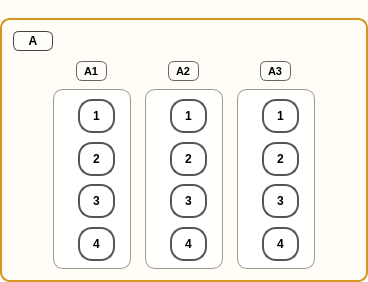
                          <widget class="QGroupBox" name="groupZoneA">
                           <property name="sizePolicy">
                            <sizepolicy hsizetype="Expanding" vsizetype="Preferred">
                             <horstretch>0</horstretch>
                             <verstretch>0</verstretch>
                            </sizepolicy>
                           </property>
                           <property name="styleSheet">
                            <string>QGroupBox{border:2px solid #d29922;border-radius:10px;margin-top:18px;background:#fffdf5;}QGroupBox::title{subcontrol-origin:margin;left:12px;top:6px;padding:0 6px;font-weight:700;}</string>
                           </property>
                           <property name="text" stdset="0">
                            <string>냉동고 A</string>
                           </property>
                           <layout class="QVBoxLayout" name="vboxZoneA">
                            <property name="spacing">
                             <number>10</number>
                            </property>
                            <item>
                             <widget class="QLabel" name="labelZone_A">
                              <property name="sizePolicy">
                               <sizepolicy hsizetype="Fixed" vsizetype="Fixed">
                                <horstretch>0</horstretch>
                                <verstretch>0</verstretch>
                               </sizepolicy>
                              </property>
                              <property name="minimumSize">
                               <size>
                                <width>24</width>
                                <height>20</height>
                               </size>
                              </property>
                              <property name="maximumSize">
                               <size>
                                <width>40</width>
                                <height>22</height>
                               </size>
                              </property>
                              <property name="styleSheet">
                               <string>QLabel{border:1px solid #444;border-radius:6px;padding:2px 6px;font-weight:700;font-size:12px;background:rgba(255,255,255,0.6);}</string>
                              </property>
                              <property name="text">
                               <string>A</string>
                              </property>
                              <property name="alignment">
                               <set>Qt::AlignCenter</set>
                              </property>
                             </widget>
                            </item>
                            <item>
                             <layout class="QHBoxLayout" name="hboxZoneA">
                              <property name="spacing">
                               <number>14</number>
                              </property>
                              <item>
                               <spacer name="hboxZoneA_spacer_left">
                                <property name="orientation">
                                 <enum>Qt::Horizontal</enum>
                                </property>
                                <property name="sizeType">
                                 <enum>QSizePolicy::Expanding</enum>
                                </property>
                                <property name="sizeHint" stdset="0">
                                 <size>
                                  <width>40</width>
                                  <height>20</height>
                                 </size>
                                </property>
                               </spacer>
                              </item>
                              <item>
                               <layout class="QVBoxLayout" name="vbox_container_A_a1">
                                <property name="spacing">
                                 <number>8</number>
                                </property>
                                <item alignment="Qt::AlignHCenter">
                                 <widget class="QLabel" name="labelRack_A1">
                                  <property name="sizePolicy">
                                   <sizepolicy hsizetype="Fixed" vsizetype="Fixed">
                                    <horstretch>0</horstretch>
                                    <verstretch>0</verstretch>
                                   </sizepolicy>
                                  </property>
                                  <property name="minimumSize">
                                   <size>
                                    <width>28</width>
                                    <height>20</height>
                                   </size>
                                  </property>
                                  <property name="maximumSize">
                                   <size>
                                    <width>40</width>
                                    <height>22</height>
                                   </size>
                                  </property>
                                  <property name="styleSheet">
                                   <string>QLabel{border:1px solid #666;border-radius:6px;padding:2px 4px;font-weight:700;font-size:11px;background:rgba(255,255,255,0.6);}</string>
                                  </property>
                                  <property name="text">
                                   <string>A1</string>
                                  </property>
                                 </widget>
                                </item>
                                <item alignment="Qt::AlignHCenter">
                                 <widget class="QFrame" name="frame_A_a1">
                                  <property name="sizePolicy">
                                   <sizepolicy hsizetype="Fixed" vsizetype="Fixed">
                                    <horstretch>0</horstretch>
                                    <verstretch>0</verstretch>
                                   </sizepolicy>
                                  </property>
                                  <property name="minimumSize">
                                   <size>
                                    <width>78</width>
                                    <height>180</height>
                                   </size>
                                  </property>
                                  <property name="maximumSize">
                                   <size>
                                    <width>90</width>
                                    <height>180</height>
                                   </size>
                                  </property>
                                  <property name="styleSheet">
                                   <string>QFrame{border:1px solid #999;border-radius:10px;background:rgba(255,255,255,0.8);padding-left:15px;}</string>
                                  </property>
                                  <property name="frameShape">
                                   <enum>QFrame::NoFrame</enum>
                                  </property>
                                  <layout class="QVBoxLayout" name="verticalLayout_7">
                                   <property name="spacing">
                                    <number>10</number>
                                   </property>
                                   <item>
                                    <widget class="QToolButton" name="tube_A_a1_t1">
                                     <property name="minimumSize">
                                      <size>
                                       <width>34</width>
                                       <height>34</height>
                                      </size>
                                     </property>
                                     <property name="styleSheet">
                                      <string>QToolButton{border:2px solid #555;border-radius:14px;min-width:30px;min-height:30px;font-weight:700;}QToolButton:hover{border-color:#111;}QToolButton:checked{background:#2d89ef;color:#fff;}</string>
                                     </property>
                                     <property name="text">
                                      <string>1</string>
                                     </property>
                                     <property name="checkable">
                                      <bool>true</bool>
                                     </property>
                                     <property name="autoExclusive">
                                      <bool>false</bool>
                                     </property>
                                    </widget>
                                   </item>
                                   <item>
                                    <widget class="QToolButton" name="tube_A_a1_t2">
                                     <property name="minimumSize">
                                      <size>
                                       <width>34</width>
                                       <height>34</height>
                                      </size>
                                     </property>
                                     <property name="styleSheet">
                                      <string>QToolButton{border:2px solid #555;border-radius:14px;min-width:30px;min-height:30px;font-weight:700;}QToolButton:hover{border-color:#111;}QToolButton:checked{background:#2d89ef;color:#fff;}</string>
                                     </property>
                                     <property name="text">
                                      <string>2</string>
                                     </property>
                                     <property name="checkable">
                                      <bool>true</bool>
                                     </property>
                                     <property name="autoExclusive">
                                      <bool>false</bool>
                                     </property>
                                    </widget>
                                   </item>
                                   <item>
                                    <widget class="QToolButton" name="tube_A_a1_t3">
                                     <property name="minimumSize">
                                      <size>
                                       <width>34</width>
                                       <height>34</height>
                                      </size>
                                     </property>
                                     <property name="styleSheet">
                                      <string>QToolButton{border:2px solid #555;border-radius:14px;min-width:30px;min-height:30px;font-weight:700;}QToolButton:hover{border-color:#111;}QToolButton:checked{background:#2d89ef;color:#fff;}</string>
                                     </property>
                                     <property name="text">
                                      <string>3</string>
                                     </property>
                                     <property name="checkable">
                                      <bool>true</bool>
                                     </property>
                                     <property name="autoExclusive">
                                      <bool>false</bool>
                                     </property>
                                    </widget>
                                   </item>
                                   <item>
                                    <widget class="QToolButton" name="tube_A_a1_t4">
                                     <property name="minimumSize">
                                      <size>
                                       <width>34</width>
                                       <height>34</height>
                                      </size>
                                     </property>
                                     <property name="styleSheet">
                                      <string>QToolButton{border:2px solid #555;border-radius:14px;min-width:30px;min-height:30px;font-weight:700;}QToolButton:hover{border-color:#111;}QToolButton:checked{background:#2d89ef;color:#fff;}</string>
                                     </property>
                                     <property name="text">
                                      <string>4</string>
                                     </property>
                                     <property name="checkable">
                                      <bool>true</bool>
                                     </property>
                                     <property name="autoExclusive">
                                      <bool>false</bool>
                                     </property>
                                    </widget>
                                   </item>
                                  </layout>
                                 </widget>
                                </item>
                               </layout>
                              </item>
                              <item>
                               <layout class="QVBoxLayout" name="vbox_container_A_a2">
                                <property name="spacing">
                                 <number>8</number>
                                </property>
                                <item alignment="Qt::AlignHCenter">
                                 <widget class="QLabel" name="labelRack_A2">
                                  <property name="sizePolicy">
                                   <sizepolicy hsizetype="Fixed" vsizetype="Fixed">
                                    <horstretch>0</horstretch>
                                    <verstretch>0</verstretch>
                                   </sizepolicy>
                                  </property>
                                  <property name="minimumSize">
                                   <size>
                                    <width>28</width>
                                    <height>20</height>
                                   </size>
                                  </property>
                                  <property name="maximumSize">
                                   <size>
                                    <width>40</width>
                                    <height>22</height>
                                   </size>
                                  </property>
                                  <property name="styleSheet">
                                   <string>QLabel{border:1px solid #666;border-radius:6px;padding:2px 4px;font-weight:700;font-size:11px;background:rgba(255,255,255,0.6);}</string>
                                  </property>
                                  <property name="text">
                                   <string>A2</string>
                                  </property>
                                 </widget>
                                </item>
                                <item alignment="Qt::AlignHCenter">
                                 <widget class="QFrame" name="frame_A_a2">
                                  <property name="sizePolicy">
                                   <sizepolicy hsizetype="Fixed" vsizetype="Fixed">
                                    <horstretch>0</horstretch>
                                    <verstretch>0</verstretch>
                                   </sizepolicy>
                                  </property>
                                  <property name="minimumSize">
                                   <size>
                                    <width>78</width>
                                    <height>180</height>
                                   </size>
                                  </property>
                                  <property name="maximumSize">
                                   <size>
                                    <width>90</width>
                                    <height>180</height>
                                   </size>
                                  </property>
                                  <property name="styleSheet">
                                   <string>QFrame{border:1px solid #999;border-radius:10px;background:rgba(255,255,255,0.8);padding-left:15px;}</string>
                                  </property>
                                  <property name="frameShape">
                                   <enum>QFrame::NoFrame</enum>
                                  </property>
                                  <layout class="QVBoxLayout" name="vbox_frame_A_a2">
                                   <property name="spacing">
                                    <number>10</number>
                                   </property>
                                   <item>
                                    <widget class="QToolButton" name="tube_A_a2_t1">
                                     <property name="minimumSize">
                                      <size>
                                       <width>34</width>
                                       <height>34</height>
                                      </size>
                                     </property>
                                     <property name="styleSheet">
                                      <string>QToolButton{border:2px solid #555;border-radius:14px;min-width:30px;min-height:30px;font-weight:700;}QToolButton:hover{border-color:#111;}QToolButton:checked{background:#2d89ef;color:#fff;}</string>
                                     </property>
                                     <property name="text">
                                      <string>1</string>
                                     </property>
                                     <property name="checkable">
                                      <bool>true</bool>
                                     </property>
                                     <property name="autoExclusive">
                                      <bool>false</bool>
                                     </property>
                                    </widget>
                                   </item>
                                   <item>
                                    <widget class="QToolButton" name="tube_A_a2_t2">
                                     <property name="minimumSize">
                                      <size>
                                       <width>34</width>
                                       <height>34</height>
                                      </size>
                                     </property>
                                     <property name="styleSheet">
                                      <string>QToolButton{border:2px solid #555;border-radius:14px;min-width:30px;min-height:30px;font-weight:700;}QToolButton:hover{border-color:#111;}QToolButton:checked{background:#2d89ef;color:#fff;}</string>
                                     </property>
                                     <property name="text">
                                      <string>2</string>
                                     </property>
                                     <property name="checkable">
                                      <bool>true</bool>
                                     </property>
                                     <property name="autoExclusive">
                                      <bool>false</bool>
                                     </property>
                                    </widget>
                                   </item>
                                   <item>
                                    <widget class="QToolButton" name="tube_A_a2_t3">
                                     <property name="minimumSize">
                                      <size>
                                       <width>34</width>
                                       <height>34</height>
                                      </size>
                                     </property>
                                     <property name="styleSheet">
                                      <string>QToolButton{border:2px solid #555;border-radius:14px;min-width:30px;min-height:30px;font-weight:700;}QToolButton:hover{border-color:#111;}QToolButton:checked{background:#2d89ef;color:#fff;}</string>
                                     </property>
                                     <property name="text">
                                      <string>3</string>
                                     </property>
                                     <property name="checkable">
                                      <bool>true</bool>
                                     </property>
                                     <property name="autoExclusive">
                                      <bool>false</bool>
                                     </property>
                                    </widget>
                                   </item>
                                   <item>
                                    <widget class="QToolButton" name="tube_A_a2_t4">
                                     <property name="minimumSize">
                                      <size>
                                       <width>34</width>
                                       <height>34</height>
                                      </size>
                                     </property>
                                     <property name="styleSheet">
                                      <string>QToolButton{border:2px solid #555;border-radius:14px;min-width:30px;min-height:30px;font-weight:700;}QToolButton:hover{border-color:#111;}QToolButton:checked{background:#2d89ef;color:#fff;}</string>
                                     </property>
                                     <property name="text">
                                      <string>4</string>
                                     </property>
                                     <property name="checkable">
                                      <bool>true</bool>
                                     </property>
                                     <property name="autoExclusive">
                                      <bool>false</bool>
                                     </property>
                                    </widget>
                                   </item>
                                  </layout>
                                 </widget>
                                </item>
                               </layout>
                              </item>
                              <item>
                               <layout class="QVBoxLayout" name="vbox_container_A_a3">
                                <property name="spacing">
                                 <number>8</number>
                                </property>
                                <item alignment="Qt::AlignHCenter">
                                 <widget class="QLabel" name="labelRack_A3">
                                  <property name="sizePolicy">
                                   <sizepolicy hsizetype="Fixed" vsizetype="Fixed">
                                    <horstretch>0</horstretch>
                                    <verstretch>0</verstretch>
                                   </sizepolicy>
                                  </property>
                                  <property name="minimumSize">
                                   <size>
                                    <width>28</width>
                                    <height>20</height>
                                   </size>
                                  </property>
                                  <property name="maximumSize">
                                   <size>
                                    <width>40</width>
                                    <height>22</height>
                                   </size>
                                  </property>
                                  <property name="styleSheet">
                                   <string>QLabel{border:1px solid #666;border-radius:6px;padding:2px 4px;font-weight:700;font-size:11px;background:rgba(255,255,255,0.6);}</string>
                                  </property>
                                  <property name="text">
                                   <string>A3</string>
                                  </property>
                                 </widget>
                                </item>
                                <item alignment="Qt::AlignHCenter">
                                 <widget class="QFrame" name="frame_A_a3">
                                  <property name="sizePolicy">
                                   <sizepolicy hsizetype="Fixed" vsizetype="Fixed">
                                    <horstretch>0</horstretch>
                                    <verstretch>0</verstretch>
                                   </sizepolicy>
                                  </property>
                                  <property name="minimumSize">
                                   <size>
                                    <width>78</width>
                                    <height>180</height>
                                   </size>
                                  </property>
                                  <property name="maximumSize">
                                   <size>
                                    <width>90</width>
                                    <height>180</height>
                                   </size>
                                  </property>
                                  <property name="styleSheet">
                                   <string>QFrame{border:1px solid #999;border-radius:10px;background:rgba(255,255,255,0.8);padding-left:15px;}</string>
                                  </property>
                                  <property name="frameShape">
                                   <enum>QFrame::NoFrame</enum>
                                  </property>
                                  <layout class="QVBoxLayout" name="vbox_frame_A_a3">
                                   <property name="spacing">
                                    <number>10</number>
                                   </property>
                                   <item>
                                    <widget class="QToolButton" name="tube_A_a3_t1">
                                     <property name="minimumSize">
                                      <size>
                                       <width>34</width>
                                       <height>34</height>
                                      </size>
                                     </property>
                                     <property name="styleSheet">
                                      <string>QToolButton{border:2px solid #555;border-radius:14px;min-width:30px;min-height:30px;font-weight:700;}QToolButton:hover{border-color:#111;}QToolButton:checked{background:#2d89ef;color:#fff;}</string>
                                     </property>
                                     <property name="text">
                                      <string>1</string>
                                     </property>
                                     <property name="checkable">
                                      <bool>true</bool>
                                     </property>
                                     <property name="autoExclusive">
                                      <bool>false</bool>
                                     </property>
                                    </widget>
                                   </item>
                                   <item>
                                    <widget class="QToolButton" name="tube_A_a3_t2">
                                     <property name="minimumSize">
                                      <size>
                                       <width>34</width>
                                       <height>34</height>
                                      </size>
                                     </property>
                                     <property name="styleSheet">
                                      <string>QToolButton{border:2px solid #555;border-radius:14px;min-width:30px;min-height:30px;font-weight:700;}QToolButton:hover{border-color:#111;}QToolButton:checked{background:#2d89ef;color:#fff;}</string>
                                     </property>
                                     <property name="text">
                                      <string>2</string>
                                     </property>
                                     <property name="checkable">
                                      <bool>true</bool>
                                     </property>
                                     <property name="autoExclusive">
                                      <bool>false</bool>
                                     </property>
                                    </widget>
                                   </item>
                                   <item>
                                    <widget class="QToolButton" name="tube_A_a3_t3">
                                     <property name="minimumSize">
                                      <size>
                                       <width>34</width>
                                       <height>34</height>
                                      </size>
                                     </property>
                                     <property name="styleSheet">
                                      <string>QToolButton{border:2px solid #555;border-radius:14px;min-width:30px;min-height:30px;font-weight:700;}QToolButton:hover{border-color:#111;}QToolButton:checked{background:#2d89ef;color:#fff;}</string>
                                     </property>
                                     <property name="text">
                                      <string>3</string>
                                     </property>
                                     <property name="checkable">
                                      <bool>true</bool>
                                     </property>
                                     <property name="autoExclusive">
                                      <bool>false</bool>
                                     </property>
                                    </widget>
                                   </item>
                                   <item>
                                    <widget class="QToolButton" name="tube_A_a3_t4">
                                     <property name="minimumSize">
                                      <size>
                                       <width>34</width>
                                       <height>34</height>
                                      </size>
                                     </property>
                                     <property name="styleSheet">
                                      <string>QToolButton{border:2px solid #555;border-radius:14px;min-width:30px;min-height:30px;font-weight:700;}QToolButton:hover{border-color:#111;}QToolButton:checked{background:#2d89ef;color:#fff;}</string>
                                     </property>
                                     <property name="text">
                                      <string>4</string>
                                     </property>
                                     <property name="checkable">
                                      <bool>true</bool>
                                     </property>
                                     <property name="autoExclusive">
                                      <bool>false</bool>
                                     </property>
                                    </widget>
                                   </item>
                                  </layout>
                                 </widget>
                                </item>
                               </layout>
                              </item>
                              <item>
                               <spacer name="hboxZoneA_spacer_right">
                                <property name="orientation">
                                 <enum>Qt::Horizontal</enum>
                                </property>
                                <property name="sizeType">
                                 <enum>QSizePolicy::Expanding</enum>
                                </property>
                                <property name="sizeHint" stdset="0">
                                 <size>
                                  <width>40</width>
                                  <height>20</height>
                                 </size>
                                </property>
                               </spacer>
                              </item>
                             </layout>
                            </item>
                           </layout>
                          </widget>
